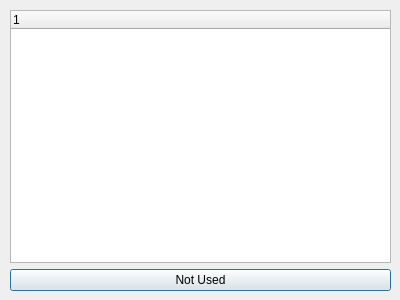
<?xml version="1.0" encoding="UTF-8"?>
<ui version="4.0">
 <class>Dialog</class>
 <widget class="QDialog" name="Dialog">
  <property name="geometry">
   <rect>
    <x>0</x>
    <y>0</y>
    <width>400</width>
    <height>300</height>
   </rect>
  </property>
  <property name="windowTitle">
   <string>Dialog</string>
  </property>
  <widget class="QWidget" name="">
   <property name="geometry">
    <rect>
     <x>10</x>
     <y>10</y>
     <width>381</width>
     <height>281</height>
    </rect>
   </property>
   <layout class="QVBoxLayout" name="verticalLayout">
    <item>
     <widget class="QTreeWidget" name="treeWidget">
      <column>
       <property name="text">
        <string notr="true">1</string>
       </property>
      </column>
     </widget>
    </item>
    <item>
     <widget class="QPushButton" name="pushButton">
      <property name="text">
       <string>Not Used</string>
      </property>
     </widget>
    </item>
   </layout>
  </widget>
 </widget>
 <resources/>
 <connections/>
</ui>
